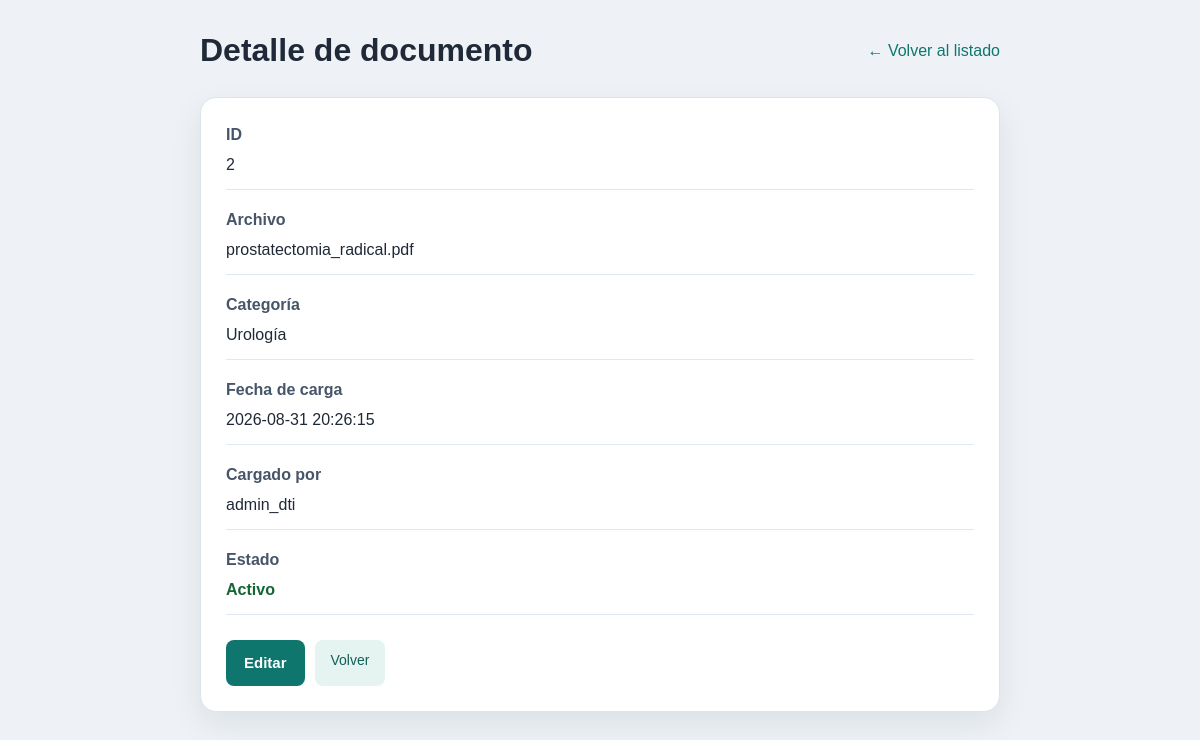
Page /moduloDocumentacion/Vista/ver.php?id=2 (signed in) on the committed database.
### tables this page shows
CREATE TABLE `documento` (
  `id_documento` int(11) NOT NULL,
  `archivo_url` varchar(255) NOT NULL,
  `fecha_carga` datetime NOT NULL DEFAULT current_timestamp(),
  `id_categoria` int(11) NOT NULL,
  `id_usuario_carga` int(11) NOT NULL,
  `activo` tinyint(1) NOT NULL DEFAULT 1
);

CREATE TABLE `categoria` (
  `id_categoria` int(11) NOT NULL,
  `nombre` varchar(100) NOT NULL,
  `descripcion` varchar(255) DEFAULT NULL,
  `codigo_qr` varchar(255) NOT NULL,
  `tipo_categoria` enum('documental','encuesta') NOT NULL DEFAULT 'documental'
);

CREATE TABLE `usuario` (
  `id_usuario` int(11) NOT NULL,
  `nombre_usuario` varchar(50) NOT NULL,
  `contrasenha_hash` varchar(255) NOT NULL,
  `activo` tinyint(1) NOT NULL DEFAULT 1
);

### moduloDocumentacion/Model/DocumentoModelo.php (called while the page is built, shortened)
<?php
class DocumentoModelo
{
    public static function obtenerPorId(int $idDocumento): ?array
    {
        $conexion = Conexion::conectar();
        $sql = "
            SELECT
                d.id_documento,
                d.archivo_url,
                d.fecha_carga,
                d.id_categoria,
                d.id_usuario_carga,
                d.activo,
                c.nombre AS categoria,
                u.nombre_usuario AS usuario_carga
            FROM documento d
            INNER JOIN categoria c
                ON d.id_categoria = c.id_categoria
            INNER JOIN usuario u
                ON d.id_usuario_carga = u.id_usuario
            WHERE d.id_documento = :id_documento
            LIMIT 1
        ";
        $consulta = $conexion->prepare($sql);
        $consulta->execute([
            ':id_documento' => $idDocumento
        ]);
        $documento = $consulta->fetch(PDO::FETCH_ASSOC);
        return $documento ?: null;
    }
}

### moduloDocumentacion/Vista/ver.php (the view, shortened to what this page needs)
<?php
require_once __DIR__ . '/../Model/DocumentoModelo.php';
$idDocumento = (int) ($_GET['id'] ?? 0);
$documento = DocumentoModelo::obtenerPorId($idDocumento);
?>
<!DOCTYPE html>
<html lang="es">
<head>
    <link rel="stylesheet" href="../../serviciosComunes/vistaGeneral/assets/css/tema-institucional.css?v=20261021-1">
</head>
<body>
<div class="contenedor">
    <div class="cabecera-seccion">
        <h1>Detalle de documento</h1>
        <a
            href="documentacion.php"
            class="enlace-volver"
        >
            ← Volver al listado
        </a>
    </div>
    <div class="tarjeta-detalle">
        <dl class="lista-detalle">
            <dt>ID</dt>
            <dd>
                <?= (int) $documento['id_documento'] ?>
            </dd>
            <dt>Archivo</dt>
            <dd>
                <?= htmlspecialchars(
                    basename($documento['archivo_url'])
                ) ?>
            </dd>
            <dt>Categoría</dt>
            <dd>
                <?= htmlspecialchars(
                    $documento['categoria']
                ) ?>
            </dd>
            <dt>Fecha de carga</dt>
            <dd>
                <?= htmlspecialchars(
                    $documento['fecha_carga']
                ) ?>
            </dd>
            <dt>Cargado por</dt>
            <dd>
                <?= htmlspecialchars(
                    $documento['usuario_carga']
                ) ?>
            </dd>
            <dt>Estado</dt>
            <dd>
                <?php if ((int) $documento['activo'] === 1): ?>
                    <span class="estado-activo">
                        Activo
                    </span>
                <?php else: ?>
                    <span class="estado-inactivo">
                        Inactivo
                    </span>
                <?php endif; ?>
            </dd>
        </dl>
        <div class="acciones-formulario">
            <a
                href="editar.php?id=<?= (int) $documento['id_documento'] ?>"
                class="boton boton-primario"
            >
                Editar
            </a>
            <a
                href="documentacion.php"
                class="boton boton-secundario"
            >
                Volver
            </a>
        </div>
    </div>
</div>
</body>
</html>

### serviciosComunes/vistaGeneral/assets/css/tema-institucional.css (style rules this page uses)
:root { --primary: #0f766e; --primary-hover: #115e59; --primary-light: #e6f4f1; --bg-color: #eef2f6; --card-bg: #fff; --text-main: #1f2937; --text-muted: #64748b; --border-color: #cbd5e1; --shadow-sm: 0 3px 12px rgba(15, 23, 42, .04); --shadow-md: 0 12px 32px rgba(15, 23, 42, .08); }
body { font-family: Arial, sans-serif; color: var(--text-main); background: var(--bg-color); line-height: 1.5; }
a { color: var(--primary); }
h1, h2, h3, h4 { color: var(--text-main); line-height: 1.3; }
.card-formulario, .card-traslado, .card-traslado-activo, .card-pendiente, .card-historial, .tarjeta-formulario, .tarjeta-detalle, .tarjeta, .card { background: white; border: 1px solid #dce4eb; border-radius: 16px; box-shadow: var(--shadow-md); }
.btn-primary, .boton-primario, .btn-action.btn-success, .tarjeta button, main > form > button, #sec-mis-solicitudes button[type="submit"] { background: var(--primary); color: white; border: 0; border-radius: 8px; padding: 12px 18px; font-size: 15px; font-weight: 700; text-decoration: none; }
.boton-secundario { background: #e6f4f1; color: #115e59; border-radius: 8px; }
.enlace-volver { color: var(--primary); }

### moduloDocumentacion/Vista/ver.php (style rules this page uses)
* { box-sizing: border-box; }
body { margin: 0; padding: 30px; font-family: Arial, sans-serif; background: #f4f7fb; color: #1e293b; }
.contenedor { max-width: 800px; margin: auto; }
.cabecera-seccion { display: flex; justify-content: space-between; align-items: center; gap: 15px; margin-bottom: 25px; }
.cabecera-seccion h1 { margin: 0; }
.enlace-volver { color: #2563eb; text-decoration: none; }
.tarjeta-detalle { background: white; border: 1px solid #e2e8f0; border-radius: 10px; padding: 25px; }
.lista-detalle { margin: 0; }
.lista-detalle dt { font-weight: bold; margin-top: 18px; color: #475569; }
.lista-detalle dt:first-child { margin-top: 0; }
.lista-detalle dd { margin: 6px 0 0 0; padding-bottom: 12px; border-bottom: 1px solid #e2e8f0; }
.estado-activo { color: #166534; font-weight: bold; }
.acciones-formulario { display: flex; gap: 10px; margin-top: 25px; }
.boton { display: inline-block; padding: 10px 16px; border-radius: 6px; text-decoration: none; font-size: 14px; }
.boton-primario { background: #2563eb; color: white; }
.boton-secundario { background: #64748b; color: white; }

### rows in the picture
documento: id_documento "2", archivo_url "prostatectomia_radical.pdf", id_categoria.nombre "Urología", fecha_carga "2026-08-31 20:26:15", id_usuario_carga.nombre_usuario "admin_dti"
